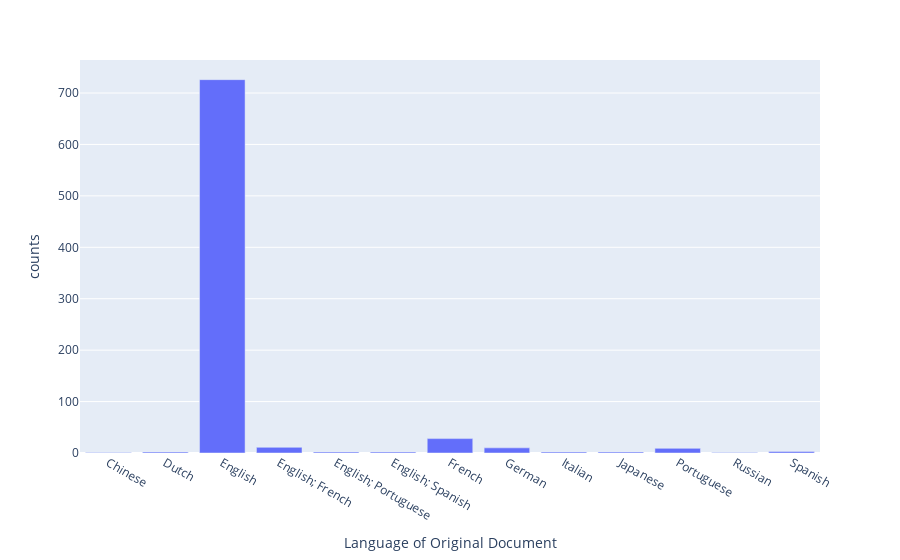

Notebook code for this chart:
### Code cell
lang_df = pub_doc[['Language of Original Document']]
lang_df['counts']=1
lang_df = lang_df.groupby('Language of Original Document',as_index=False).sum()
fig = px.bar(lang_df, x='Language of Original Document', y='counts')
fig.show()

### Figure 1 — Plotly figure (JSON) as saved in the notebook; plotly's stock layout.template omitted (floating-point values rounded to 4 significant figures)
{"data": [{"alignmentgroup": "True", "hovertemplate": "Language of Original Document=%{x}<br>counts=%{y}<extra></extra>", "legendgroup": "", "marker": {"color": "#636efa", "pattern": {"shape": ""}}, "name": "", "offsetgroup": "", "orientation": "v", "showlegend": false, "textposition": "auto", "type": "bar", "x": ["Chinese", "Dutch", "English", "English; French", "English; Portuguese", "English; Spanish", "French", "German", "Italian", "Japanese", "Portuguese", "Russian", "Spanish"], "xaxis": "x", "y": [1, 2, 726, 11, 2, 2, 28, 10, 2, 2, 9, 1, 3], "yaxis": "y"}], "layout": {"barmode": "relative", "legend": {"tracegroupgap": 0}, "margin": {"t": 60}, "xaxis": {"anchor": "y", "domain": [0, 1], "title": {"text": "Language of Original Document"}}, "yaxis": {"anchor": "x", "domain": [0, 1], "title": {"text": "counts"}}}}
